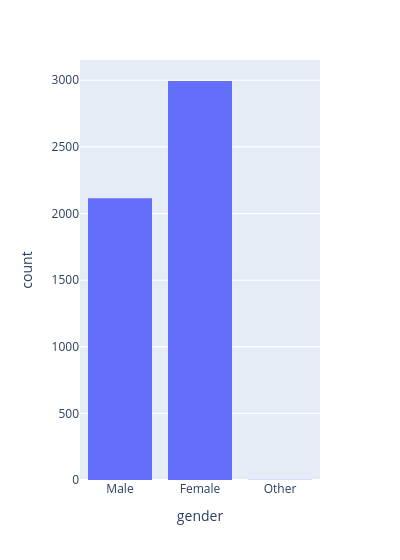

Notebook cell for this chart:
### Code cell
fig = px.histogram(df,x = 'gender' , width = 400)
fig.show()

### Figure 1 — Plotly figure (JSON) as saved in the notebook; plotly's stock layout.template omitted (floating-point values rounded to 4 significant figures; data arrays with more than 128 entries replaced by an {"elided": "..."} marker saying what was removed)
{"data": [{"bingroup": "x", "hovertemplate": "gender=%{x}<br>count=%{y}<extra></extra>", "legendgroup": "", "marker": {"color": "#636efa", "pattern": {"shape": ""}}, "name": "", "orientation": "v", "showlegend": false, "type": "histogram", "x": {"elided": "5110 str values"}, "xaxis": "x", "yaxis": "y"}], "layout": {"barmode": "relative", "legend": {"tracegroupgap": 0}, "margin": {"t": 60}, "width": 400, "xaxis": {"anchor": "y", "domain": [0, 1], "title": {"text": "gender"}}, "yaxis": {"anchor": "x", "domain": [0, 1], "title": {"text": "count"}}}}
